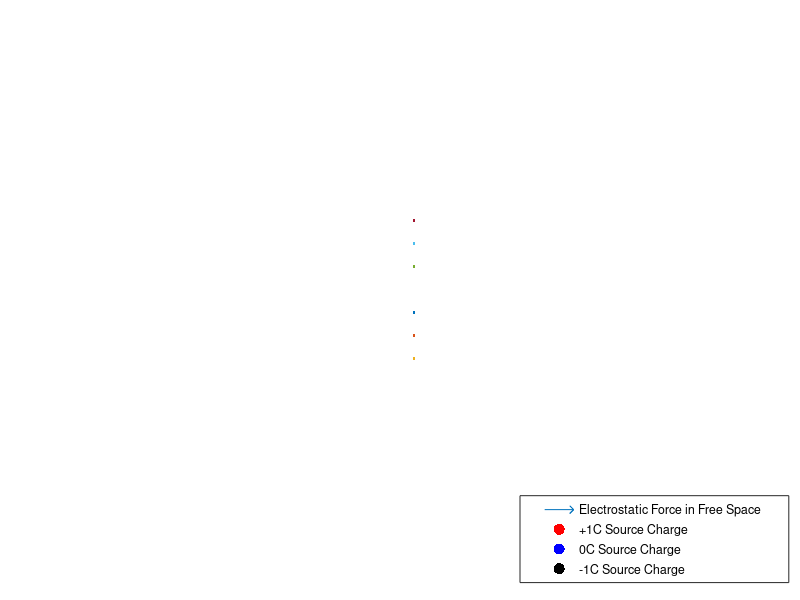

The MATLAB source for this figure: (Note: this script raises an error after producing the figure.)
% Description:
%     A script to display an animated graphic of a time-dependent electric field 
%     in free space. Currently, the user may set different source charge locations,
%     and electric charges (as a function of t), and the script generates the 
%     time-dependent field in real time. Adjustments can be made for frequency
%     and charge (although all electrostatic force vectors are drawn as unit vectors).
function EField()
%create variables
    framerate=30;
    %time step
	dt=pi/framerate;
	t=0;
    %location of source charges
	Ps=zeros(6,3);Ps(1:3,3)=.5:.5:1.5; Ps(4:6,3)=-.5:-.5:-1.5;
    ps=zeros(length(Ps(:,1)),1);
    maxF=0;
    %create grid of test particles with test charge -1C
	[Qx,Qy,Qz]=genQArray(.25,10,10);q=1;
    %create initial 0 E-field
	Ex=zeros(size(Qx));Ey=Ex;Ez=Ex;
    
%Create figure handles for plots. We will update these with refreshed data on the loop
%below
    set(gcf,'Renderer','opengl','Color',[1 1 1],'CloseRequestFcn','delete(gcf)');
    %figure handle for E-Field Plot
    h=quiver3(Qx,Qy,Qz,Ex,Ey,Ez,'AutoScale','off');
    hold on;
    %figure handles for soures
    SourcePlots=zeros(length(Ps(:,1)),1);
    for i=1:length(SourcePlots)
        SourcePlots(i)=plot3(Ps(i,1),Ps(i,2),Ps(i,3),'LineStyle','none','Marker','.','HandleVisibility','off');
    end
    axis([-4,4,-4,4,-4,4]);
    set(gca,'Projection','perspective','CameraPosition',[-22.038 -54.544 36.768],...
        'GridLineStyle','none','Visible','off');
    axis vis3d;zoom(2.5);
%Generate animation label and title
    %plot invisible static markers so there is something to put on the
    %label
    plot3(50,50,50,'LineStyle','none','Marker','.','MarkerSize',40,...
        'MarkerFaceColor',[1 0 0],'MarkerEdgeColor',[1 0 0],'Visible','off');
    plot3(50,50,50,'LineStyle','none','Marker','.','MarkerSize',40,...
        'MarkerFaceColor',[0 0 1],'MarkerEdgeColor',[0 0 1],'Visible','off');
    plot3(50,50,50,'LineStyle','none','Marker','.','MarkerSize',40,...
        'MarkerFaceColor',[0 0 0],'MarkerEdgeColor',[0 0 0],'Visible','off');
    key=legend('Electrostatic Force in Free Space','+1C Source Charge',...
        '0C Source Charge','-1C Source Charge','Location','southeast');
    set(key,'Position',[.650 .029 .336 .106]);
    title=annotation('textbox','LineStyle','none','FontSize',14,'FontWeight',...
        'bold');
    set(title,'String','Electric Field as Would be Experienced by a 1C Point Charge in Free Space',...
        'Position',[0 .892 .185 .108]);
    set(gcf,'Position',[1 1 1280 720]);
    
%Generate t-dependent E-Field
    drawnow;
    startTime=tic;    
    while ishandle(h) %t<=60%
        ps(1:3)=cos(t*dt);ps(4:6)=-cos(t*dt);
        for i=1:numel(Qx)
            %set location of current test charge
            Q=[Qx(i),Qy(i),Qz(i)];
            %make sure test charge isnt the same as source charge
            if checkSource()
                Ex(i)=0;Ey(i)=0;Ez(i)=0;
            end
            %calculate force exerted on Q by field
            F=genForceVec(Ps,ps,Q,q);
            if norm(F)>maxF
                maxF=norm(F);
            end
            %store the force vector in its place in the vector field E
            F=.2*(F/norm(F))*abs(cos(t*dt));
            Ex(i)=F(1);Ey(i)=F(2);Ez(i)=F(3);
        end
        stopTime=toc(startTime);
        %render at 30 fps
        if stopTime>=1/framerate
            updateSources();
            set(h,'UData',Ex,'VData',Ey,'WData',Ez);
            camorbit(18/framerate,0);
            %drawnow;
            %optionally save frames to file
%             filename=sprintf('frames/frame%d.png',t);
%             saveas(gcf,filename);
            startTime=tic;
            
        end
        t=t+1;
    end
    %check if Q is a source charge return true if it is
    function bool=checkSource()
        bool=0;
        for j=1:length(Ps(:,1))
            if isequal(Ps(j,:),Q)
                bool=1;
            end
        end
    end
    %plot the sources charges and vary their color based on their electric 
    %charges
    function updateSources()
        for j=1:length(Ps(:,1))
            if ps(j)>0
                color=[abs(ps(j)) 0 1-abs(ps(j))];
            else
                color=[0 0 1-abs(ps(j))];
            end
            set(SourcePlots(j),'MarkerSize',40,...
                'MarkerFaceColor',color,'MarkerEdgeColor',color);
        end
    end
end
%Generate MxM sphere of test charges around the origin at distances
%r1+n*dr from the origin for n=0,...,N 
function [Qx,Qy,Qz]=genQArray(dr,N,M)
    %initialize test charge arrays
    Qx=[];Qy=[];Qz=[];
    for i=1:N
        R=(i*dr);
        [tx,ty,tz]=sphere(M);
        Qx=[Qx,1.5*R*tx];Qy=[Qy,1.5*R*ty];Qz=[Qz,R*tz];
    end
end
%Takes in an array Ps=[P1;P2;...;Pn] of coordinates of source charges with
%Pi=[xi,yi,zi], an array ps=[p1;p2;...;pn] of their respective electric 
%charges, coordinates Q=[Qx,Qy,Qz] of a test charge, and its electric
%charge q. Returns the force vector F that the electric Field exerts on Q.
function F=genForceVec(Ps,ps,Q,q)
    F=[0,0,0];
    for i=1:length(Ps(:,1))
        %for each P
        curP=Ps(i,:);
        %calculate the unit vector R:Q->P
        R=-(curP-Q)/norm(curP-Q);
        %use R to calculate the force FTemp that the P exerts on Q
        FTemp=(ps(i)*q)*R/(norm(curP-Q)^2);
        %add FTemp to F, the net force exerted on Q by the field
        F=F+FTemp;
    end
end






